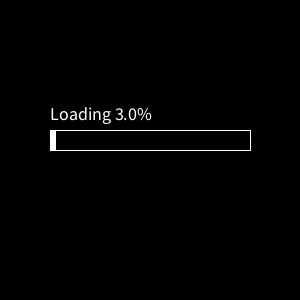
Frame 1 (no input)
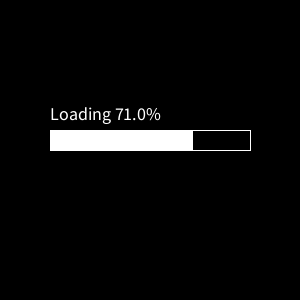
Frame 60 (the mouse pressed at the canvas centre just before this capture)
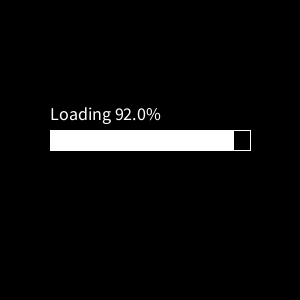
Frame 120 (the mouse held since frame 60 and released just before this capture)

The Processing sketch that drew these frames (run headless with seeded random() and noise(); from frame 60 on, the mouse is pressed at the canvas centre):

// Processing sketch: processing_73343
// ── processing_73343.pde

float mSecond;
int prev_mSecond;
float percent;
int dif = millis();

void setup()
{
  size(300,300);
  background(0);
  mSecond = 0;
}

void draw()
{
  mSecond = map(millis()-dif, 0, 5000, 0, 200);
  percent = int(round(100 * mSecond/200));
  
  stroke(255);
  background(0);
  fill(0);
  rect(50,130, 200, 20);
  fill(255);
  
  if(mSecond != prev_mSecond)
  {
    if(mSecond < 200){
      rect(50,130, mSecond, 20);
    }
    else{
      rect(50,130, 200, 20);
      percent = 100;
    } 
  }
  textSize(18);
  text("Loading " + percent + "%", 50, 120);
}

void mousePressed() {
  if(mSecond >= 200)
    {
      dif = millis();
    }
}
